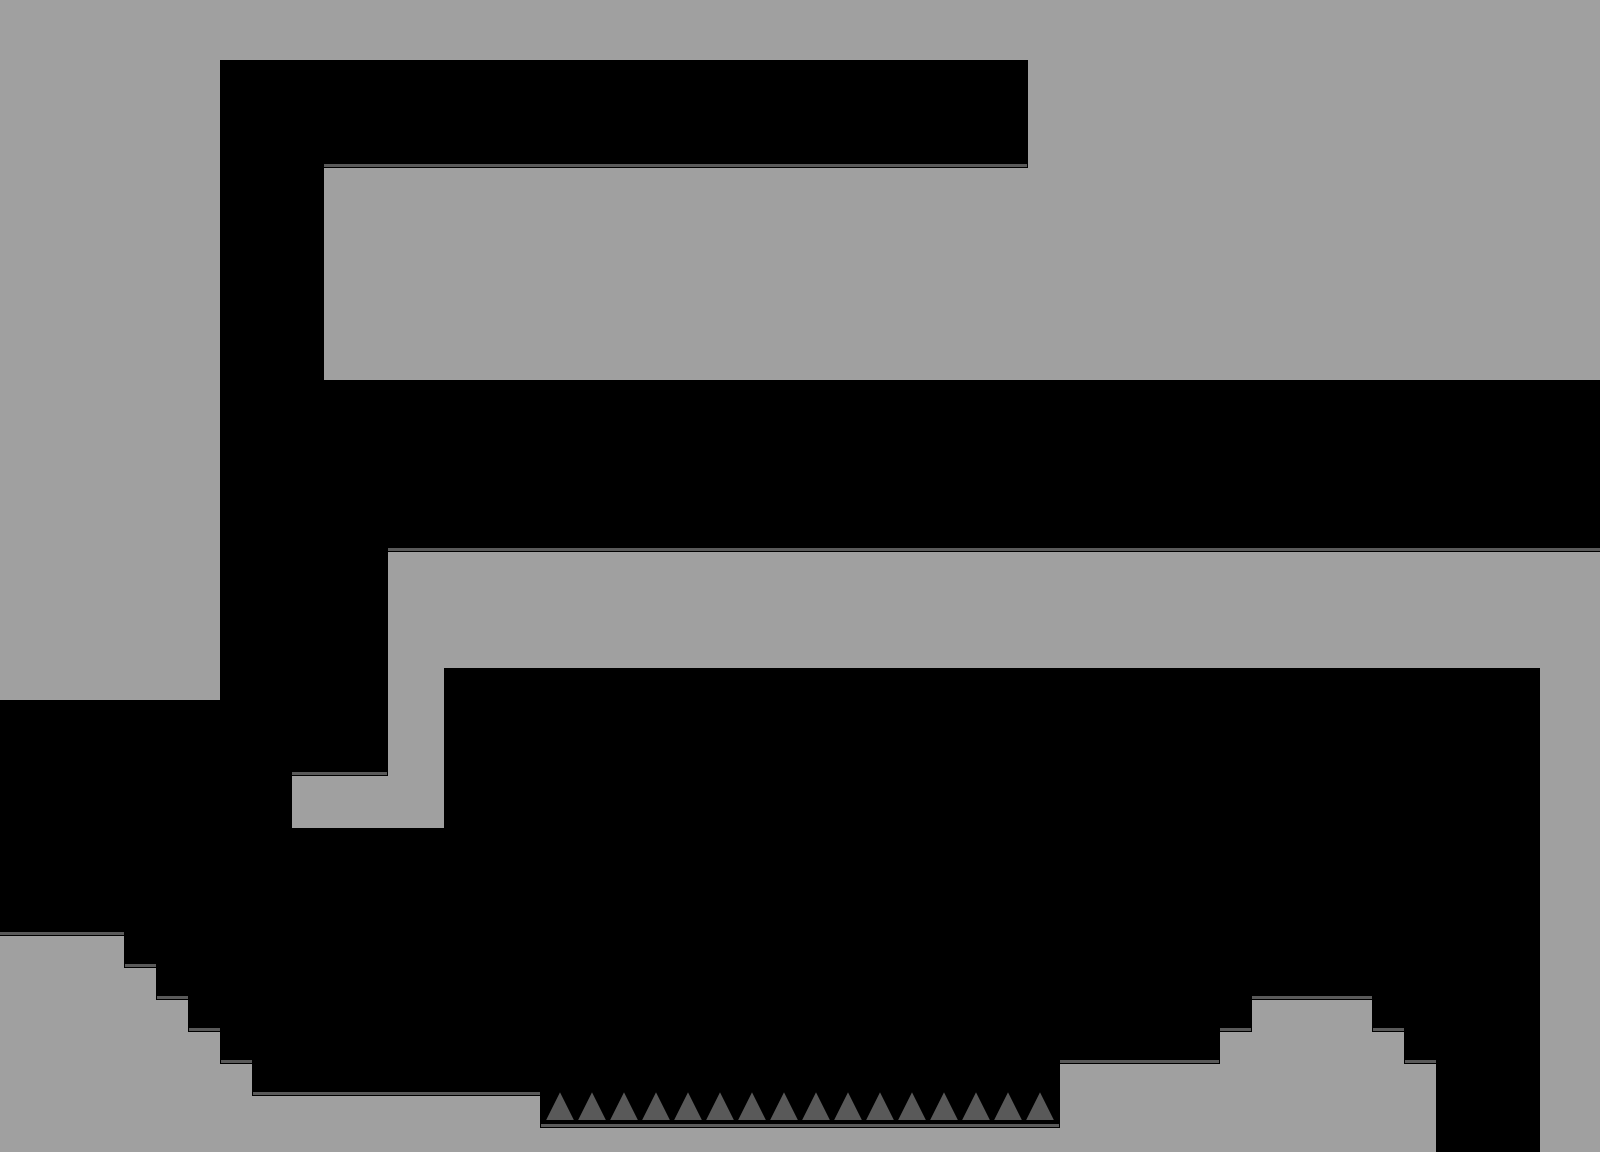

This is a level from a 2D game, rendered from its Tiled map with the project's own tilesets. A one-line summary and the complete map file follow:
An orthogonal 50x36 tile map with 32x32 px tiles, 1 tile layer (main-layer) and 11 objects (2x props::BombCrate, 2x props::MessageSign, background::Parallax, collectibles::Powerup, collectibles::GoldenToken, ...).

<map version="1.0" tiledversion="1.1.2" orientation="orthogonal" renderorder="right-down" width="50" height="36" tilewidth="32" tileheight="32" infinite="0" nextobjectid="23">
 <properties>
  <property name="tileset" value="level1" />
 </properties>
 <tileset firstgid="1" name="tilemap1" tilewidth="32" tileheight="32" tilecount="25" columns="5">
  <image source="tilemap1.png" width="160" height="160" />
  <terraintypes>
   <terrain name="terrain" tile="-1" />
  </terraintypes>
  <tile id="0" terrain=",,,0" />
  <tile id="1" terrain=",,0,0" />
  <tile id="2" terrain=",,0," />
  <tile id="3" terrain=",0,0,0" />
  <tile id="4" terrain="0,,0,0" />
  <tile id="5" terrain=",0,,0" />
  <tile id="6" terrain="0,0,0,0" />
  <tile id="7" terrain="0,,0," />
  <tile id="8" terrain="0,0,,0" />
  <tile id="9" terrain="0,0,0," />
  <tile id="10" terrain=",0,," />
  <tile id="11" terrain="0,0,," />
  <tile id="12" terrain="0,,," />
 </tileset>
 <layer name="main-layer" width="50" height="36">
  <data encoding="csv">
7,7,7,7,7,7,7,7,7,7,7,7,7,7,7,7,7,7,7,7,7,7,7,7,7,7,7,7,7,7,7,7,7,7,7,7,7,7,7,7,7,7,7,7,7,7,7,7,7,7,
7,7,7,7,7,7,10,12,12,12,12,12,12,12,12,12,12,12,12,12,12,12,12,12,12,12,12,12,12,12,12,12,9,7,7,7,7,7,7,7,7,7,7,7,7,7,7,7,7,7,
7,7,7,7,7,7,8,0,0,0,0,0,0,0,0,0,0,0,0,0,0,0,0,0,0,0,0,0,0,0,0,0,6,7,7,7,7,7,7,7,7,7,7,7,7,7,7,7,7,7,
7,7,7,7,7,7,8,0,0,0,0,0,0,0,0,0,0,0,0,0,0,0,0,0,0,0,0,0,0,0,0,0,6,7,7,7,7,7,7,7,7,7,7,7,7,7,7,7,7,7,
7,7,7,7,7,7,8,0,0,0,0,0,0,0,0,0,0,0,0,0,0,0,0,0,0,0,0,0,0,0,0,0,6,7,7,7,7,7,7,7,7,7,7,7,7,7,7,7,7,7,
7,7,7,7,7,7,8,0,0,0,1,2,2,2,2,2,2,2,2,2,2,2,2,2,2,2,2,2,2,2,2,2,4,7,7,7,7,7,7,7,7,7,7,7,7,7,7,7,7,7,
7,7,7,7,7,7,8,0,0,0,6,7,7,7,7,7,7,7,7,7,7,7,7,7,7,7,7,7,7,7,7,7,7,7,7,7,7,7,7,7,7,7,7,7,7,7,7,7,7,7,
7,7,7,7,7,7,8,0,0,0,6,7,7,7,7,7,7,7,7,7,7,7,7,7,7,7,7,7,7,7,7,7,7,7,7,7,7,7,7,7,7,7,7,7,7,7,7,7,7,7,
7,7,7,7,7,7,8,0,0,0,6,7,7,7,7,7,7,7,7,7,7,7,7,7,7,7,7,7,7,7,7,7,7,7,7,7,7,7,7,7,7,7,7,7,7,7,7,7,7,7,
7,7,7,7,7,7,8,0,0,0,6,7,7,7,7,7,7,7,7,7,7,7,7,7,7,7,7,7,7,7,7,7,7,7,7,7,7,7,7,7,7,7,7,7,7,7,7,7,7,7,
7,7,7,7,7,7,8,0,0,0,6,7,7,7,7,7,7,7,7,7,7,7,7,7,7,7,7,7,7,7,7,7,7,7,7,7,7,7,7,7,7,7,7,7,7,7,7,7,7,7,
7,7,7,7,7,7,8,0,0,0,11,12,12,12,12,12,12,12,12,12,12,12,12,12,12,12,12,12,12,12,12,12,12,12,12,12,12,12,12,12,12,12,12,12,12,12,12,12,12,12,
7,7,7,7,7,7,8,0,0,0,0,0,0,0,0,0,0,0,0,0,0,0,0,0,0,0,0,0,0,0,0,0,0,0,0,0,0,0,0,0,0,0,0,0,0,0,0,0,0,0,
7,7,7,7,7,7,8,0,0,0,0,0,0,0,0,0,0,0,0,0,0,0,0,0,0,0,0,0,0,0,0,0,0,0,0,0,0,0,0,0,0,0,0,0,0,0,0,0,0,0,
7,7,7,7,7,7,8,0,0,0,0,0,0,0,0,0,0,0,0,0,0,0,0,0,0,0,0,0,0,0,0,0,0,0,0,0,0,0,0,0,0,0,0,0,0,0,0,0,0,0,
7,7,7,7,7,7,8,0,0,0,0,0,0,0,0,0,0,0,0,0,0,0,0,0,0,0,0,0,0,0,0,0,0,0,0,0,0,0,0,0,0,0,0,0,0,0,0,0,0,0,
7,7,7,7,7,7,8,0,0,0,0,0,0,0,0,0,0,0,0,0,0,0,0,0,0,0,0,0,0,0,0,0,0,0,0,0,0,0,0,0,0,0,0,0,0,0,0,0,0,0,
7,7,7,7,7,7,8,0,0,0,0,0,1,2,2,2,2,2,2,2,2,2,2,2,2,2,2,2,2,2,2,2,2,2,2,2,2,2,2,2,2,2,2,2,2,2,2,2,2,2,
7,7,7,7,7,7,8,0,0,0,0,0,6,7,7,7,7,7,7,7,7,7,7,7,7,7,7,7,7,7,7,7,7,7,7,7,7,7,7,7,7,7,7,7,7,7,7,7,7,7,
7,7,7,7,7,7,8,0,0,0,0,0,6,7,7,7,7,7,7,7,7,7,7,7,7,7,7,7,7,7,7,7,7,7,7,7,7,7,7,7,7,7,7,7,7,7,7,7,7,7,
7,7,7,7,7,7,8,0,0,0,0,0,6,10,12,12,12,12,12,12,12,12,12,12,12,12,12,12,12,12,12,12,12,12,12,12,12,12,12,12,12,12,12,12,12,12,12,12,9,7,
12,12,12,12,12,12,13,0,0,0,0,0,6,8,0,0,0,0,0,0,0,0,0,0,0,0,0,0,0,0,0,0,0,0,0,0,0,0,0,0,0,0,0,0,0,0,0,0,6,7,
0,0,0,0,0,0,0,0,0,0,0,0,6,8,0,0,0,0,0,0,0,0,0,0,0,0,0,0,0,0,0,0,0,0,0,0,0,0,0,0,0,0,0,0,0,0,0,0,6,7,
0,0,0,0,0,0,0,0,0,0,0,0,6,8,0,0,0,0,0,0,0,0,0,0,0,0,0,0,0,0,0,0,0,0,0,0,0,0,0,0,0,0,0,0,0,0,0,0,6,7,
0,0,0,0,0,0,0,0,0,1,2,2,4,8,0,0,0,0,0,0,0,0,0,0,0,0,0,0,0,0,0,0,0,0,0,0,0,0,0,0,0,0,0,0,0,0,0,0,6,7,
0,0,0,0,0,0,0,0,0,11,12,12,12,13,0,0,0,0,0,0,0,0,0,0,0,0,0,0,0,0,0,0,0,0,0,0,0,0,0,0,0,0,0,0,0,0,0,0,6,7,
0,0,0,0,0,0,0,0,0,0,0,0,0,0,0,0,0,0,0,0,0,0,0,0,0,0,0,0,0,0,0,0,0,0,0,0,0,0,0,0,0,0,0,0,0,0,0,0,6,7,
0,0,0,0,0,0,0,0,0,0,0,0,0,0,0,0,0,0,0,0,0,0,0,0,0,0,0,0,0,0,0,0,0,0,0,0,0,0,0,0,0,0,0,0,0,0,0,0,6,7,
0,0,0,0,0,0,0,0,0,0,0,0,0,0,0,0,0,0,0,0,0,0,0,0,0,0,0,0,0,0,0,0,0,0,0,0,0,0,0,0,0,0,0,0,0,0,0,0,6,7,
2,2,2,3,0,0,0,0,0,0,0,0,0,0,0,0,0,0,0,0,0,0,0,0,0,0,0,0,0,0,0,0,0,0,0,0,0,0,0,0,0,0,0,0,0,0,0,0,6,7,
7,7,7,5,3,0,0,0,0,0,0,0,0,0,0,0,0,0,0,0,0,0,0,0,0,0,0,0,0,0,0,0,0,0,0,0,0,0,0,0,0,0,0,0,0,0,0,0,6,7,
7,7,7,7,5,3,0,0,0,0,0,0,0,0,0,0,0,0,0,0,0,0,0,0,0,0,0,0,0,0,0,0,0,0,0,0,0,0,0,1,2,2,3,0,0,0,0,0,6,7,
7,7,7,7,7,5,3,0,0,0,0,0,0,0,0,0,0,0,0,0,0,0,0,0,0,0,0,0,0,0,0,0,0,0,0,0,0,0,1,4,7,7,5,3,0,0,0,0,6,7,
7,7,7,7,7,7,5,3,0,0,0,0,0,0,0,0,0,0,0,0,0,0,0,0,0,0,0,0,0,0,0,0,0,1,2,2,2,2,4,7,7,7,7,5,3,0,0,0,6,7,
7,7,7,7,7,7,7,5,2,2,2,2,2,2,2,2,3,18,18,18,18,18,18,18,18,18,18,18,18,18,18,18,18,6,7,7,7,7,7,7,7,7,7,7,8,0,0,0,6,7,
7,7,7,7,7,7,7,7,7,7,7,7,7,7,7,7,5,2,2,2,2,2,2,2,2,2,2,2,2,2,2,2,2,4,7,7,7,7,7,7,7,7,7,7,8,0,0,0,6,7
</data>
 </layer>
 <objectgroup name="object-layer">
  <object id="2" name="background" type="background::Parallax" x="402" y="816">
   <properties>
    <property name="factor" type="float" value="0.5" />
    <property name="name" type="file" value="background1.png" />
   </properties>
  </object>
  <object id="4" name="powerup4" type="collectibles::Powerup" x="1288" y="936" width="48" height="48">
   <properties>
    <property name="level" type="int" value="4" />
   </properties>
  </object>
  <object id="14" name="bombcrate1" type="props::BombCrate" x="1440" y="1056" width="96" height="96" />
  <object id="18" name="golden-token1" type="collectibles::GoldenToken" x="936" y="104" width="48" height="48">
   <properties>
    <property name="id" type="int" value="1" />
   </properties>
   <ellipse />
  </object>
  <object id="19" name="bombcrate2" type="props::BombCrate" x="224" y="288" width="96" height="96" />
  <object id="20" name="dashcrate1" type="props::DashCrate" x="224" y="192" width="96" height="96" />
  <object id="21" name="sign1" type="props::MessageSign" x="1136" y="1056">
   <properties>
    <property name="message" value="room1-03-sign1" />
   </properties>
  </object>
  <object id="22" name="sign2" type="props::MessageSign" x="608" y="544">
   <properties>
    <property name="message" value="room1-03-sign2" />
   </properties>
  </object>
 </objectgroup>
 <objectgroup name="warp-layer">
  <object id="12" name="0 -&gt; 2.1" type="left" x="0" y="706" width="64" height="224" />
  <object id="15" name="1 -&gt; 4.0" type="right" x="1536" y="384" width="64" height="160" />
  <object id="17" name="2 -&gt; 5.0" type="down" x="1440" y="1088" width="96" height="64" />
 </objectgroup>
</map>
